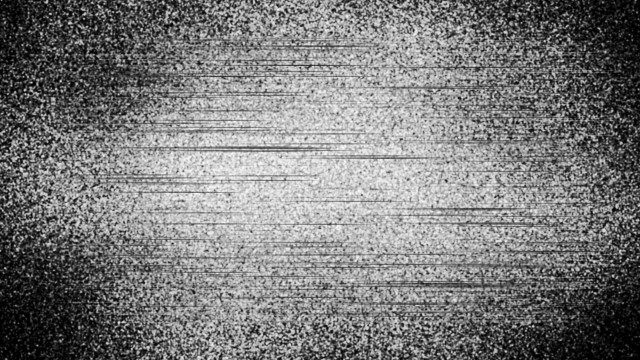
#> input picture 09- Thresholding/noise.jpg, 640 x 360 px
$ python 'comparison among methods.py'
#> lines starting #> are read from the running program, lines starting #| are printed output that depends on the picture; after the words box and inside, x2 and y2 are one past the last pixel; in counts of white or black regions, pixels touching at a corner belong together
import cv2

img = cv2.imread('noise.jpg',0)
#> img is the input picture: shape (360, 640); min 0, max 255, mean 122.5

_,th1 = cv2.threshold(img, 127, 255, cv2.THRESH_BINARY)
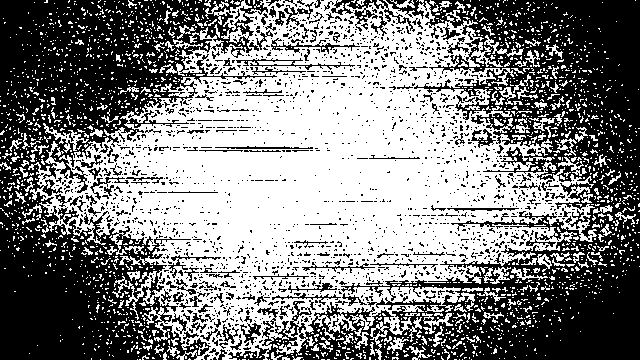
#> th1: shape (360, 640); 51% white; 1913 black regions (1763 under 20 px), largest, box (x1, y1, x2, y2) and area: (228, 0, 640, 360) 50987, (0, 0, 277, 360) 46149, (331, 0, 415, 32) 632
_,th2 = cv2.threshold(img, 127, 255, cv2.THRESH_BINARY_INV)
_,th3 = cv2.threshold(img, 127, 255, cv2.THRESH_TRUNC)
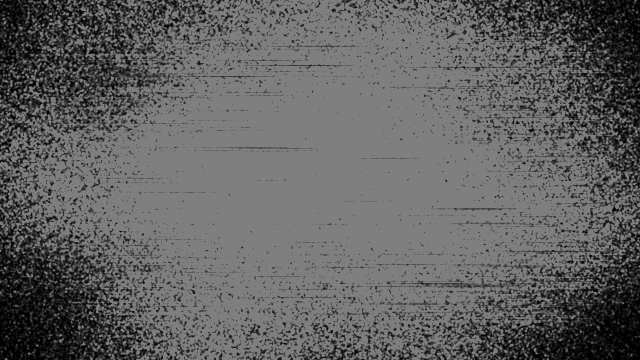
#> th3: shape (360, 640); min 0, max 127, mean 97.6
_,th4 = cv2.threshold(img, 127, 255, cv2.THRESH_TOZERO)
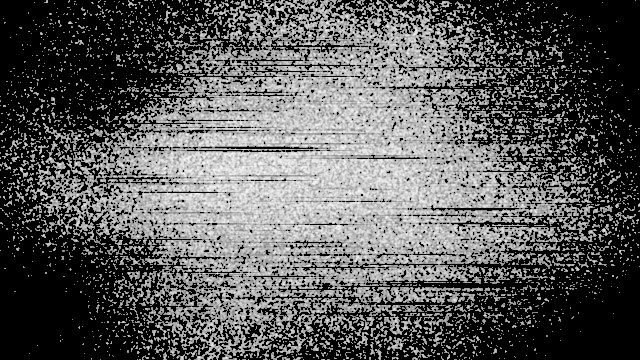
#> th4: shape (360, 640); min 0, max 255, mean 89.7
_,th5 = cv2.threshold(img, 127, 255, cv2.THRESH_TOZERO_INV)
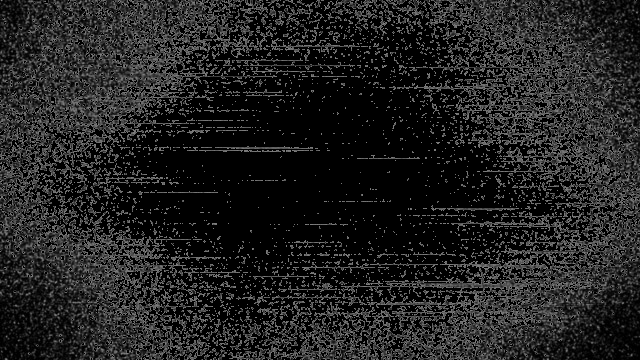
#> th5: shape (360, 640); min 0, max 127, mean 32.8
th6 = cv2.adaptiveThreshold(img,255,cv2.ADAPTIVE_THRESH_MEAN_C,cv2.THRESH_BINARY,111,2)
#> th6: shape (360, 640); 53.2% white; black in thin lines or dots
th7 = cv2.adaptiveThreshold(img,255,cv2.ADAPTIVE_THRESH_GAUSSIAN_C,cv2.THRESH_BINARY,111,2)
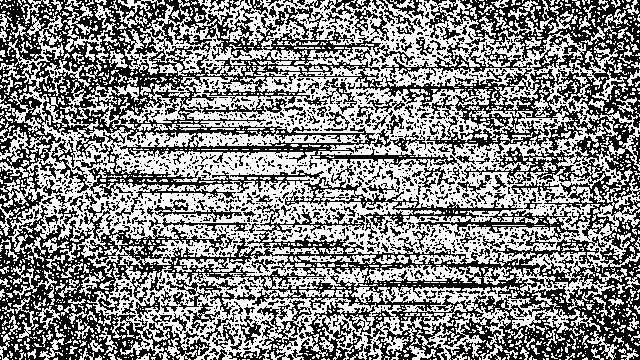
#> th7: shape (360, 640); 52.4% white; black in thin lines or dots
_,th8 = cv2.threshold(img,0,255,cv2.THRESH_BINARY+cv2.THRESH_OTSU)
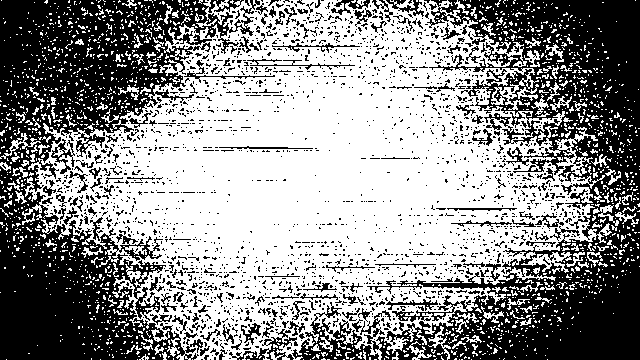
#> th8: shape (360, 640); 56.5% white; 2197 black regions (2042 under 20 px), largest, box (x1, y1, x2, y2) and area: (360, 0, 640, 360) 41056, (0, 0, 260, 360) 40906, (292, 302, 379, 360) 1534
blur = cv2.GaussianBlur(img,(5,5),0)
_,th9 = cv2.threshold(blur,0,255,cv2.THRESH_BINARY+cv2.THRESH_OTSU)
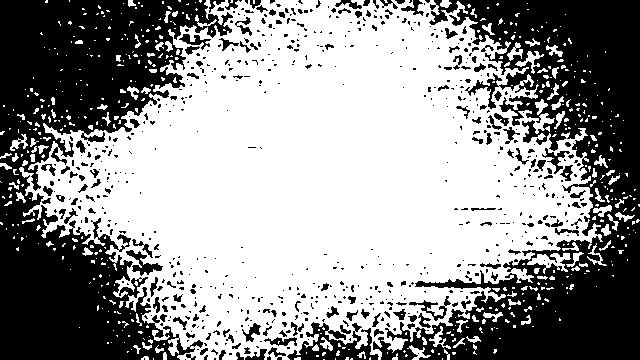
#> th9: shape (360, 640); 58.5% white; 666 black regions (527 under 20 px), largest, box (x1, y1, x2, y2) and area: (0, 0, 233, 360) 42558, (373, 0, 640, 360) 41432, (287, 322, 379, 360) 1563

cv2.imshow("original Image",img)
cv2.imshow("THRESH_BINARY",th1)
cv2.imshow("THRESH_BINARY_INV",th2)
cv2.imshow("THRESH_TRUNC",th3)
cv2.imshow("THRESH_TOZERO",th4)
cv2.imshow("THRESH_TOZERO_INV",th5)
cv2.imshow("ADAPTIVE_THRESH_MEAN_C",th6)
cv2.imshow("ADAPTIVE_THRESH_GAUSSIAN_C",th7)
cv2.imshow("THRESH_OTSU",th8)
cv2.imshow("THRESH_OTSU with image smoothing",th9)


cv2.waitKey(0)
cv2.destroyAllWindows()

$ run again, with 09- Thresholding/sudoku.jpg copied over 09- Thresholding/noise.jpg
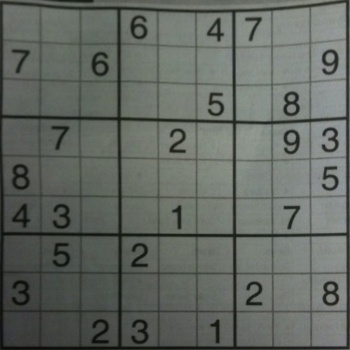
#> input picture 09- Thresholding/sudoku.jpg, 350 x 350 px
#> `_,th1 = cv2.threshold(img, 127, 255, cv2.THRESH_BINARY)`:
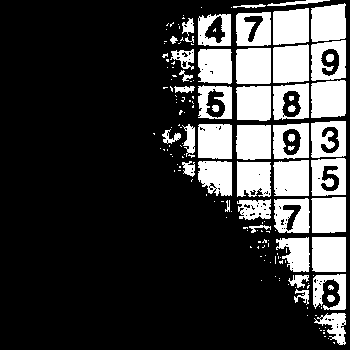
#> th1: shape (350, 350); 23.8% white; 159 white regions (109 under 20 px), largest, box (x1, y1, x2, y2) and area: (273, 44, 309, 83) 1305, (236, 48, 271, 84) 1241, (311, 80, 346, 118) 1234
#> th6: shape (350, 350); 78.7% white; 60 black regions (28 under 20 px), largest, box (x1, y1, x2, y2) and area: (0, 0, 350, 350) 19003, (192, 0, 296, 5) 369, (91, 51, 110, 78) 356
#> th7: shape (350, 350); 77.5% white; 56 black regions (24 under 20 px), largest, box (x1, y1, x2, y2) and area: (0, 0, 350, 350) 20890, (91, 51, 110, 77) 315, (12, 164, 30, 190) 302
#> th8: shape (350, 350); 64.3% white; 102 black regions (81 under 20 px), largest, box (x1, y1, x2, y2) and area: (0, 0, 350, 350) 39786, (91, 51, 110, 78) 338, (130, 15, 148, 40) 268
#> `_,th9 = cv2.threshold(blur,0,255,cv2.THRESH_BINARY+cv2.THRESH_OTSU)`:
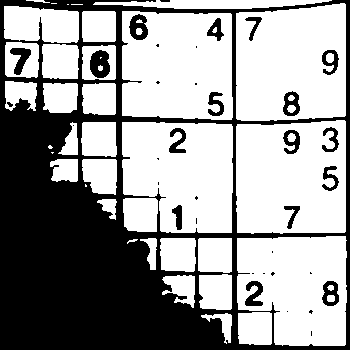
#> th9: shape (350, 350); 61.1% white; 36 black regions (19 under 20 px), largest, box (x1, y1, x2, y2) and area: (0, 0, 350, 350) 43818, (90, 50, 110, 78) 427, (129, 14, 148, 40) 323
